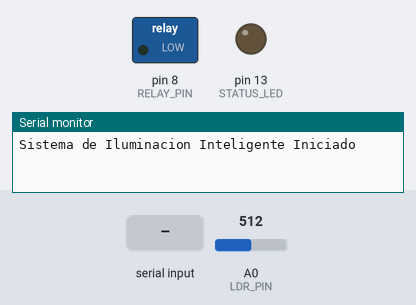
This sketch was run on a simulated Arduino Uno, built with avr-gcc and run on an emulated ATmega328P. Parts: switched loads named in the sketch (green lamp = pin HIGH), output pins drawn as LEDs (lit = HIGH), the last lines printed to the serial monitor. The test bench sets the inputs (shaded band); at power-on: A0 (LDR_PIN) = 512.

Above: at 1.7 s.
1.8 s: A0 (LDR_PIN) set to 307
3.7 s: A0 (LDR_PIN) set to 289
At 4.8 s:
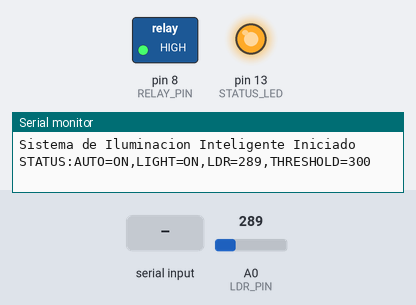
6.0 s: "TOGGLE_AUTO\n" received over Serial
8.0 s: "TOGGLE_LIGHT\n" received over Serial
At 9.2 s:
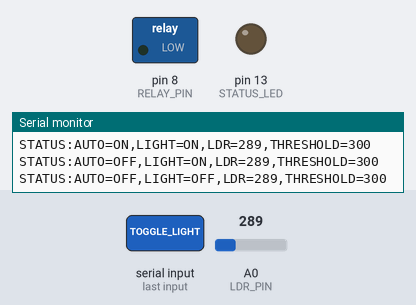
Timing chart, 0 to 11.0 s (numbered marks = the images above; inputs shaded):
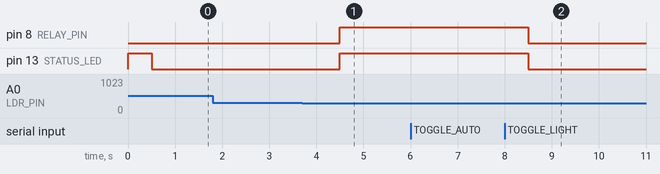

The sketch:

ExamenDEBSE.ino
```cpp
#include <Wire.h>  // Para posible comunicación I2C con sensores adicionales

// Configuración de pines
const int LDR_PIN = A0;      // Pin analógico para el sensor LDR
const int RELAY_PIN = 8;     // Pin digital para controlar el relé/LED
const int STATUS_LED = 13;   // LED interno para estado del sistema

// Umbrales configurables
const int DARK_THRESHOLD = 300;  // Ajustar según necesidades (valor inferior = más sensible)
const int UPDATE_INTERVAL = 2000; // Intervalo de actualización en ms

// Variables del sistema
bool autoMode = true;        // Modo automático activado por defecto
bool lightState = false;     // Estado actual de la luz
int lightLevel = 0;          // Valor actual del sensor

void setup() {
  // Inicialización de pines
  pinMode(RELAY_PIN, OUTPUT);
  pinMode(STATUS_LED, OUTPUT);
  Serial.begin(115200);      // Comunicación serial a alta velocidad

  // Secuencia de inicio
  digitalWrite(STATUS_LED, HIGH);
  delay(500);
  digitalWrite(STATUS_LED, LOW);

  Serial.println("Sistema de Iluminacion Inteligente Iniciado");
}

void loop() {
  // 1. Lectura del sensor
  lightLevel = analogRead(LDR_PIN);

  // 2. Lógica de control automático
  if(autoMode) {
    bool newState = (lightLevel < DARK_THRESHOLD);

    if(newState != lightState) {
      lightState = newState;
      digitalWrite(RELAY_PIN, lightState ? HIGH : LOW);
      digitalWrite(STATUS_LED, lightState ? HIGH : LOW);
      sendStatus();
    }
  }

  // 3. Comunicación serial (para API)
  if(Serial.available() > 0) {
    handleSerialCommand();
  }

  delay(UPDATE_INTERVAL);
}

void handleSerialCommand() {
  String command = Serial.readStringUntil('\n');
  command.trim();

  if(command == "GET_STATUS") {
    sendStatus();
  }
  else if(command == "TOGGLE_AUTO") {
    autoMode = !autoMode;
    sendStatus();
  }
  else if(command == "TOGGLE_LIGHT") {
    lightState = !lightState;
    digitalWrite(RELAY_PIN, lightState ? HIGH : LOW);
    digitalWrite(STATUS_LED, lightState ? HIGH : LOW);
    sendStatus();
  }
}

void sendStatus() {
  Serial.print("STATUS:");
  Serial.print("AUTO="); Serial.print(autoMode ? "ON" : "OFF");
  Serial.print(",LIGHT="); Serial.print(lightState ? "ON" : "OFF");
  Serial.print(",LDR="); Serial.print(lightLevel);
  Serial.print(",THRESHOLD="); Serial.println(DARK_THRESHOLD);
}
```

Measured:
- the behaviour switches between 300 and 299 on A0 (LDR_PIN) (found by bisection; images 0 and 1)
- after the input at 1.8 s, every drawn part: stays the same
- after the input at 3.7 s, pin 8 (RELAY_PIN), pin 13 (STATUS_LED): LOW → HIGH after 0.80 s
- after the input at 8.0 s, pin 8 (RELAY_PIN), pin 13 (STATUS_LED): HIGH → LOW after 0.50 s
